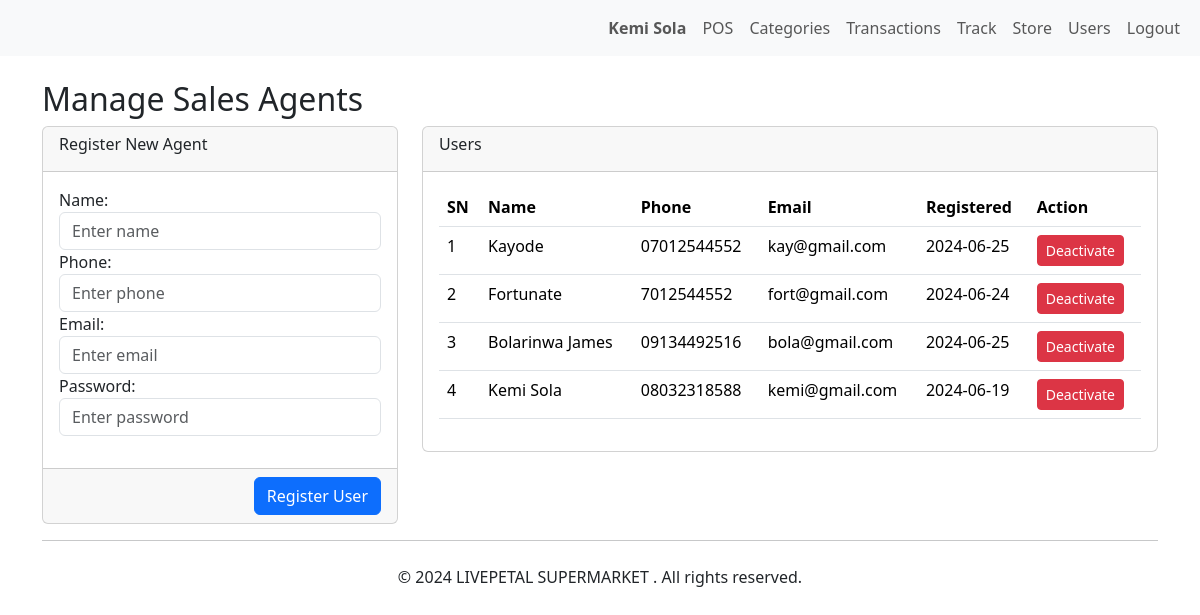
The page /user.php (signed in) on the database its author committed.
### tables this page shows
CREATE TABLE `user` (
  `sn` bigint(20) UNSIGNED NOT NULL,
  `name` varchar(55) DEFAULT NULL,
  `phone` varchar(24) DEFAULT NULL,
  `email` varchar(55) DEFAULT NULL,
  `password` varchar(40) DEFAULT NULL,
  `status` int(2) NOT NULL DEFAULT 1,
  `bid` int(8) NOT NULL DEFAULT 0,
  `created` timestamp NOT NULL DEFAULT current_timestamp() ON UPDATE current_timestamp(),
  `admin` int(2) NOT NULL DEFAULT 0
);

### user.php (the view, shortened to what this page needs)
<?php
include('constant.php');
?>
<!DOCTYPE html>
<html lang="en">
<head>
    <link href="css/bootstrap.min.css" rel="stylesheet" >
    <link href='https://unpkg.com/boxicons@2.1.4/css/boxicons.min.css' rel='stylesheet'>
</head>
<body>
<?php include('nav.php') ?>
<div class="container mt-4">
    <div class="row">
        <div class="col-md-12">
            <h2>Manage Sales Agents</h2>
        </div>
    </div>
    <div class="row">
        <div class="col-md-4">
<div class="card">
    <div class="card-header">
        <h6>Register New Agent</h6>
    </div>
    <div class="card-body">
        <form method="post">
      <div class="form-group">
<label for="">Name:</label>
<input type="text" class="form-control" name="name" placeholder="Enter name">
<label for="">Phone:</label>
<input type="number" class="form-control" name="phone" placeholder="Enter phone">
<label for="">Email:</label>
<input type="email" class="form-control" name="email" placeholder="Enter email">
<label for="">Password:</label>
<input type="password" class="form-control" name="password" placeholder="Enter password">
</div>
</div>
<div class="card-footer">
<div class="form-group">
    <div style="float:right">
    <button type="submit" class="btn btn-primary" name="RegisterUser">Register User</button>
    </div>
</div>
</div>
</div>
</div>
<div class="col-md-8">
<div class="card">
    <div class="card-header">
        <h6>Users</h6>
    </div>
    <div class="card-body">
        <table class="table">
            <tr>
                <th>SN</th>
                <th>Name</th>
                <th>Phone</th>
                <th>Email</th>
                <th>Registered</th>
                <th>Action</th>
            </tr>
            <?php $i=1; $sql = $db->query("SELECT * FROM user WHERE bid='$bid' ORDER BY sn DESC LIMIT 20");
while($row = mysqli_fetch_assoc($sql)){ $e = $i++ ;
 if($row['status']==1){
          $action = '<a href="?sn='.$row['sn'].'&status=0" class="btn btn-sm btn-danger">Deactivate</a>';
    } else{$action = '<a href="?sn='.$row['sn'].'&status=1" class="btn btn-sm btn-success">Activate</a>'; }
?>
                    <tr>
                        <td><?= $e ?></td>
                        <td><?= $row['name'] ?></td>
                        <td><?= $row['phone'] ?></td>
                        <td><?= $row['email'] ?></td>
                    <td><?= substr($row['created'],0,10) ?></td>
                    <td><?= $action ?></td>
                    </tr>
                    <?php } ?>
        </table>
    </div>
    </div>
    </div>
</div>
<?php include('footer.php') ?>
</body>
</html>

### nav.php (shortened to what this page needs)
<!DOCTYPE html>
<html lang="en">
<head>
    <link href="css/bootstrap.min.css" rel="stylesheet">
</head>
<body>
<nav class="navbar navbar-expand-lg bg-body-tertiary">
  <div class="container-fluid">
    <div class="collapse navbar-collapse" id="navbarNav">
    <ul class="navbar-nav ms-auto">
    <a href="#" class="nav-link nav-item fw-bold" style="float:right;">
                        <?= $name ?></a>
                    <?php if ($admin == 1) { ?>
                <li class="nav-item">
                    <a href="sales.php" class="nav-link">POS</a>
                </li>
                <li class="nav-item">
                    <a href="categories.php" class="nav-link">Categories</a>
                </li>
                <li class="nav-item">
                    <a href="transactions.php" class="nav-link">Transactions</a>
                </li>
                <li class="nav-item">
                    <a href="admin.php" class="nav-link">Track</a>
                </li>
                <li class="nav-item">
                    <a href="product.php" class="nav-link">Store</a>
                </li>
                <li class="nav-item">
                    <a href="user.php" class="nav-link">Users</a>
                </li>
                <?php } ?>
                <li class="nav-item">
                    <a href="?logout=true" class="nav-link">Logout</a>
                </li>
            </ul>
    </div>
  </div>
</nav>
</body>
</html>

### user.php (style rules this page uses)
a { text-decoration: none; }

### rows shown on the page
user: name "Kemi Sola", e "4", phone "08032318588", email "kemi@gmail.com", created "2024-06-19"
user: e "1", name "Kayode", phone "07012544552", email "kay@gmail.com", created "2024-06-25"
user: e "2", name "Fortunate", phone "7012544552", email "fort@gmail.com", created "2024-06-24"
user: e "3", name "Bolarinwa James", phone "09134492516", email "bola@gmail.com", created "2024-06-25"
